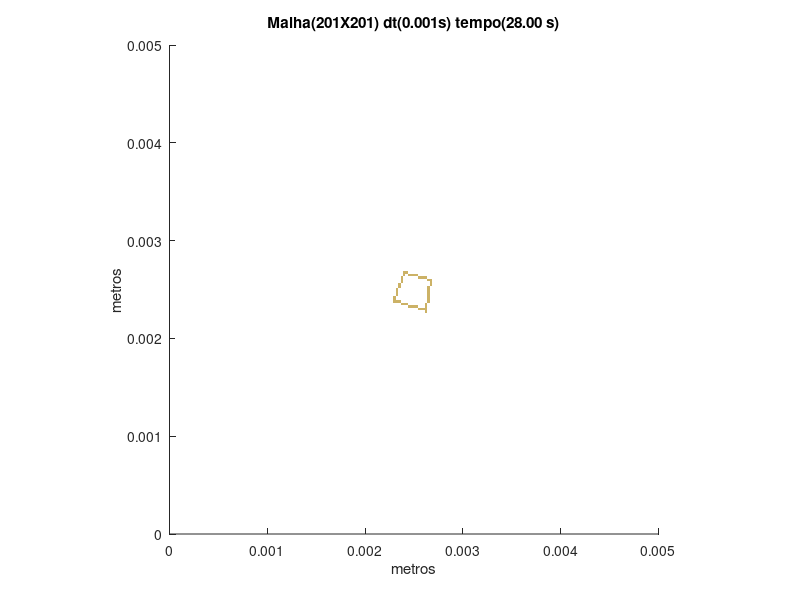

Here is the MATLAB script that generated this plot:
set (gca,'PlotBoxAspectRatio',[1 1 1],'Xlim',[0,0.005],'Ylim',[0,0.005])
hold on
title('Malha(201X201) dt(0.001s) tempo(28.00 s)')
hold on
ylabel('metros')
hold on
xlabel('metros')
hold on

fill([0.00261194029850746 0.00261194029850746 0.00263681592039801 0.00263681592039801],[0.0022636815920398 0.00228855721393035 0.00228855721393035 0.0022636815920398],[0.8,0.7,0.4],'LineStyle','none')

fill([0.00253731343283582 0.00253731343283582 0.00256218905472637 0.00256218905472637],[0.00228855721393035 0.0023134328358209 0.0023134328358209 0.00228855721393035],[0.8,0.7,0.4],'LineStyle','none')

fill([0.00256218905472637 0.00256218905472637 0.00258706467661692 0.00258706467661692],[0.00228855721393035 0.0023134328358209 0.0023134328358209 0.00228855721393035],[0.8,0.7,0.4],'LineStyle','none')

fill([0.00258706467661692 0.00258706467661692 0.00261194029850746 0.00261194029850746],[0.00228855721393035 0.0023134328358209 0.0023134328358209 0.00228855721393035],[0.8,0.7,0.4],'LineStyle','none')

fill([0.00261194029850746 0.00261194029850746 0.00263681592039801 0.00263681592039801],[0.00228855721393035 0.0023134328358209 0.0023134328358209 0.00228855721393035],[0.8,0.7,0.4],'LineStyle','none')

fill([0.00243781094527363 0.00243781094527363 0.00246268656716418 0.00246268656716418],[0.0023134328358209 0.00233830845771144 0.00233830845771144 0.0023134328358209],[0.8,0.7,0.4],'LineStyle','none')

fill([0.00246268656716418 0.00246268656716418 0.00248756218905473 0.00248756218905473],[0.0023134328358209 0.00233830845771144 0.00233830845771144 0.0023134328358209],[0.8,0.7,0.4],'LineStyle','none')

fill([0.00248756218905473 0.00248756218905473 0.00251243781094527 0.00251243781094527],[0.0023134328358209 0.00233830845771144 0.00233830845771144 0.0023134328358209],[0.8,0.7,0.4],'LineStyle','none')

fill([0.00251243781094527 0.00251243781094527 0.00253731343283582 0.00253731343283582],[0.0023134328358209 0.00233830845771144 0.00233830845771144 0.0023134328358209],[0.8,0.7,0.4],'LineStyle','none')

fill([0.00261194029850746 0.00261194029850746 0.00263681592039801 0.00263681592039801],[0.0023134328358209 0.00233830845771144 0.00233830845771144 0.0023134328358209],[0.8,0.7,0.4],'LineStyle','none')

fill([0.00236318407960199 0.00236318407960199 0.00238805970149254 0.00238805970149254],[0.00233830845771144 0.00236318407960199 0.00236318407960199 0.00233830845771144],[0.8,0.7,0.4],'LineStyle','none')

fill([0.00238805970149254 0.00238805970149254 0.00241293532338308 0.00241293532338308],[0.00233830845771144 0.00236318407960199 0.00236318407960199 0.00233830845771144],[0.8,0.7,0.4],'LineStyle','none')

fill([0.00241293532338308 0.00241293532338308 0.00243781094527363 0.00243781094527363],[0.00233830845771144 0.00236318407960199 0.00236318407960199 0.00233830845771144],[0.8,0.7,0.4],'LineStyle','none')

fill([0.00261194029850746 0.00261194029850746 0.00263681592039801 0.00263681592039801],[0.00233830845771144 0.00236318407960199 0.00236318407960199 0.00233830845771144],[0.8,0.7,0.4],'LineStyle','none')

fill([0.00228855721393035 0.00228855721393035 0.0023134328358209 0.0023134328358209],[0.00236318407960199 0.00238805970149254 0.00238805970149254 0.00236318407960199],[0.8,0.7,0.4],'LineStyle','none')

fill([0.0023134328358209 0.0023134328358209 0.00233830845771144 0.00233830845771144],[0.00236318407960199 0.00238805970149254 0.00238805970149254 0.00236318407960199],[0.8,0.7,0.4],'LineStyle','none')

fill([0.00233830845771144 0.00233830845771144 0.00236318407960199 0.00236318407960199],[0.00236318407960199 0.00238805970149254 0.00238805970149254 0.00236318407960199],[0.8,0.7,0.4],'LineStyle','none')

fill([0.00263681592039801 0.00263681592039801 0.00266169154228856 0.00266169154228856],[0.00236318407960199 0.00238805970149254 0.00238805970149254 0.00236318407960199],[0.8,0.7,0.4],'LineStyle','none')

fill([0.00228855721393035 0.00228855721393035 0.0023134328358209 0.0023134328358209],[0.00238805970149254 0.00241293532338308 0.00241293532338308 0.00238805970149254],[0.8,0.7,0.4],'LineStyle','none')

fill([0.00263681592039801 0.00263681592039801 0.00266169154228856 0.00266169154228856],[0.00238805970149254 0.00241293532338308 0.00241293532338308 0.00238805970149254],[0.8,0.7,0.4],'LineStyle','none')

fill([0.00228855721393035 0.00228855721393035 0.0023134328358209 0.0023134328358209],[0.00241293532338308 0.00243781094527363 0.00243781094527363 0.00241293532338308],[0.8,0.7,0.4],'LineStyle','none')

fill([0.00263681592039801 0.00263681592039801 0.00266169154228856 0.00266169154228856],[0.00241293532338308 0.00243781094527363 0.00243781094527363 0.00241293532338308],[0.8,0.7,0.4],'LineStyle','none')

fill([0.0023134328358209 0.0023134328358209 0.00233830845771144 0.00233830845771144],[0.00243781094527363 0.00246268656716418 0.00246268656716418 0.00243781094527363],[0.8,0.7,0.4],'LineStyle','none')

fill([0.00263681592039801 0.00263681592039801 0.00266169154228856 0.00266169154228856],[0.00243781094527363 0.00246268656716418 0.00246268656716418 0.00243781094527363],[0.8,0.7,0.4],'LineStyle','none')

fill([0.0023134328358209 0.0023134328358209 0.00233830845771144 0.00233830845771144],[0.00246268656716418 0.00248756218905473 0.00248756218905473 0.00246268656716418],[0.8,0.7,0.4],'LineStyle','none')

fill([0.00263681592039801 0.00263681592039801 0.00266169154228856 0.00266169154228856],[0.00246268656716418 0.00248756218905473 0.00248756218905473 0.00246268656716418],[0.8,0.7,0.4],'LineStyle','none')

fill([0.0023134328358209 0.0023134328358209 0.00233830845771144 0.00233830845771144],[0.00248756218905473 0.00251243781094527 0.00251243781094527 0.00248756218905473],[0.8,0.7,0.4],'LineStyle','none')

fill([0.00263681592039801 0.00263681592039801 0.00266169154228856 0.00266169154228856],[0.00248756218905473 0.00251243781094527 0.00251243781094527 0.00248756218905473],[0.8,0.7,0.4],'LineStyle','none')

fill([0.00233830845771144 0.00233830845771144 0.00236318407960199 0.00236318407960199],[0.00251243781094527 0.00253731343283582 0.00253731343283582 0.00251243781094527],[0.8,0.7,0.4],'LineStyle','none')

fill([0.00263681592039801 0.00263681592039801 0.00266169154228856 0.00266169154228856],[0.00251243781094527 0.00253731343283582 0.00253731343283582 0.00251243781094527],[0.8,0.7,0.4],'LineStyle','none')

fill([0.00233830845771144 0.00233830845771144 0.00236318407960199 0.00236318407960199],[0.00253731343283582 0.00256218905472637 0.00256218905472637 0.00253731343283582],[0.8,0.7,0.4],'LineStyle','none')

fill([0.00266169154228856 0.00266169154228856 0.0026865671641791 0.0026865671641791],[0.00253731343283582 0.00256218905472637 0.00256218905472637 0.00253731343283582],[0.8,0.7,0.4],'LineStyle','none')

fill([0.00236318407960199 0.00236318407960199 0.00238805970149254 0.00238805970149254],[0.00256218905472637 0.00258706467661692 0.00258706467661692 0.00256218905472637],[0.8,0.7,0.4],'LineStyle','none')

fill([0.00266169154228856 0.00266169154228856 0.0026865671641791 0.0026865671641791],[0.00256218905472637 0.00258706467661692 0.00258706467661692 0.00256218905472637],[0.8,0.7,0.4],'LineStyle','none')

fill([0.00236318407960199 0.00236318407960199 0.00238805970149254 0.00238805970149254],[0.00258706467661692 0.00261194029850746 0.00261194029850746 0.00258706467661692],[0.8,0.7,0.4],'LineStyle','none')

fill([0.00263681592039801 0.00263681592039801 0.00266169154228856 0.00266169154228856],[0.00258706467661692 0.00261194029850746 0.00261194029850746 0.00258706467661692],[0.8,0.7,0.4],'LineStyle','none')

fill([0.00266169154228856 0.00266169154228856 0.0026865671641791 0.0026865671641791],[0.00258706467661692 0.00261194029850746 0.00261194029850746 0.00258706467661692],[0.8,0.7,0.4],'LineStyle','none')

fill([0.00236318407960199 0.00236318407960199 0.00238805970149254 0.00238805970149254],[0.00261194029850746 0.00263681592039801 0.00263681592039801 0.00261194029850746],[0.8,0.7,0.4],'LineStyle','none')

fill([0.00253731343283582 0.00253731343283582 0.00256218905472637 0.00256218905472637],[0.00261194029850746 0.00263681592039801 0.00263681592039801 0.00261194029850746],[0.8,0.7,0.4],'LineStyle','none')

fill([0.00256218905472637 0.00256218905472637 0.00258706467661692 0.00258706467661692],[0.00261194029850746 0.00263681592039801 0.00263681592039801 0.00261194029850746],[0.8,0.7,0.4],'LineStyle','none')

fill([0.00258706467661692 0.00258706467661692 0.00261194029850746 0.00261194029850746],[0.00261194029850746 0.00263681592039801 0.00263681592039801 0.00261194029850746],[0.8,0.7,0.4],'LineStyle','none')

fill([0.00261194029850746 0.00261194029850746 0.00263681592039801 0.00263681592039801],[0.00261194029850746 0.00263681592039801 0.00263681592039801 0.00261194029850746],[0.8,0.7,0.4],'LineStyle','none')

fill([0.00238805970149254 0.00238805970149254 0.00241293532338308 0.00241293532338308],[0.00263681592039801 0.00266169154228856 0.00266169154228856 0.00263681592039801],[0.8,0.7,0.4],'LineStyle','none')

fill([0.00243781094527363 0.00243781094527363 0.00246268656716418 0.00246268656716418],[0.00263681592039801 0.00266169154228856 0.00266169154228856 0.00263681592039801],[0.8,0.7,0.4],'LineStyle','none')

fill([0.00246268656716418 0.00246268656716418 0.00248756218905473 0.00248756218905473],[0.00263681592039801 0.00266169154228856 0.00266169154228856 0.00263681592039801],[0.8,0.7,0.4],'LineStyle','none')

fill([0.00248756218905473 0.00248756218905473 0.00251243781094527 0.00251243781094527],[0.00263681592039801 0.00266169154228856 0.00266169154228856 0.00263681592039801],[0.8,0.7,0.4],'LineStyle','none')

fill([0.00251243781094527 0.00251243781094527 0.00253731343283582 0.00253731343283582],[0.00263681592039801 0.00266169154228856 0.00266169154228856 0.00263681592039801],[0.8,0.7,0.4],'LineStyle','none')

fill([0.00238805970149254 0.00238805970149254 0.00241293532338308 0.00241293532338308],[0.00266169154228856 0.0026865671641791 0.0026865671641791 0.00266169154228856],[0.8,0.7,0.4],'LineStyle','none')

fill([0.00241293532338308 0.00241293532338308 0.00243781094527363 0.00243781094527363],[0.00266169154228856 0.0026865671641791 0.0026865671641791 0.00266169154228856],[0.8,0.7,0.4],'LineStyle','none')
